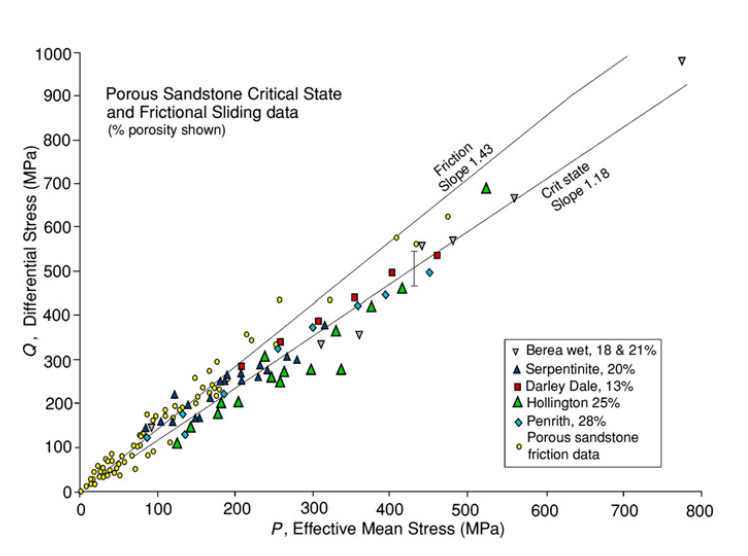
#> input picture figure/fig8.png, 748 x 556 px
$ jupyter execute --allow-errors 03_segmentation.ipynb
#> lines starting #> are read from the running program, lines starting #| are printed output that depends on the picture; after the words box and inside, x2 and y2 are one past the last pixel; in counts of white or black regions, pixels touching at a corner belong together; long printed decimals are rounded
# Segmentation of Figure 8

[cell 1]
import os
import numpy as np
import cv2
import pandas as pd
from skimage import io, color, filters, measure, morphology, segmentation
import matplotlib.pyplot as plt
import pytesseract
from pytesseract import Output
import warnings
warnings.filterwarnings('ignore')

[cell 2]
# Load Figure 8 graph
image = cv2.imread('figure/fig8.png')
#> image is the input picture: shape (556, 748, 3); mean B, G, R 245.1, 245.6, 245.4
image_rgb = cv2.cvtColor(image, cv2.COLOR_BGR2RGB)
grayscale_image = cv2.cvtColor(image, cv2.COLOR_BGR2GRAY)

# Enhance contrast using histogram equalization
clahe = cv2.createCLAHE(clipLimit=2.0, tileGridSize=(16,16))
enhanced_grayscale = clahe.apply(grayscale_image)

# Display original and enhanced images side by side
fig, (ax1, ax2) = plt.subplots(1, 2, figsize=(12, 5))

ax1.imshow(grayscale_image, cmap='gray')
ax1.set_title('Original Grayscale')
ax1.axis('off')

ax2.imshow(enhanced_grayscale, cmap='gray')
ax2.set_title('Enhanced Contrast')
ax2.axis('off')

plt.tight_layout()
plt.show()

# Use the enhanced image for further processing
grayscale_image = enhanced_grayscale

[cell 3]
# Edge detection using Canny method
edges = cv2.Canny(grayscale_image, 100, 200)
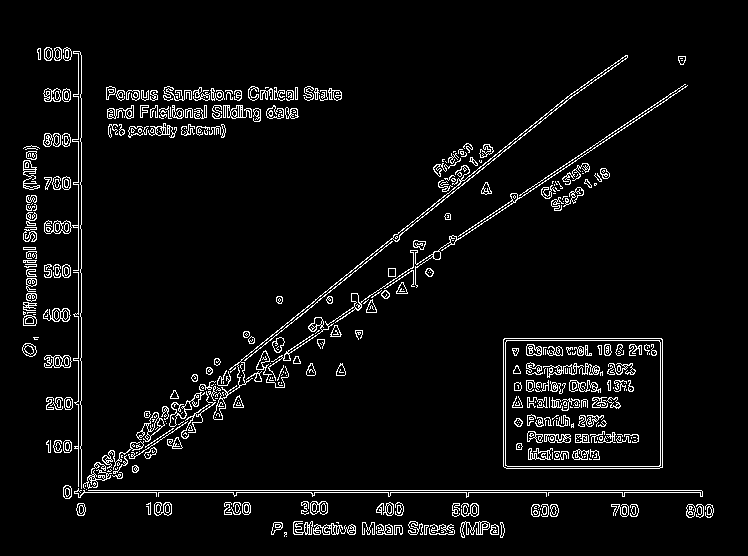
#> edges: shape (556, 748); 5% white in thin lines or dots, all inside (x1, y1, x2, y2) = (22, 47, 714, 538)
plt.imshow(edges, cmap='gray')
plt.title('Canny Edge Detection')
plt.axis('off')
plt.show()

[cell 4]
# Find contours in the image
contours, _ = cv2.findContours(edges, cv2.RETR_EXTERNAL, cv2.CHAIN_APPROX_SIMPLE)
#> contours = 300 contours, 167 with area under 20; largest, box (x1, y1, x2, y2) and area: (503, 338, 663, 469) 20664, (213, 55, 628, 420) 1216, (268, 85, 688, 381) 564, (136, 412, 165, 442) 297, (44, 355, 72, 368) 257
# Draw contours on the original image
contour_image = image.copy()
for contour in contours:
    cv2.drawContours(contour_image, [contour], -1, (0, 255, 0), 2)
#> this loop made 300 passes
#> contour on passes 1, 12, 18: [[286, 536]], [[336, 522], [337, 522], [338, 523], [338, 522]], [[538, 509]]
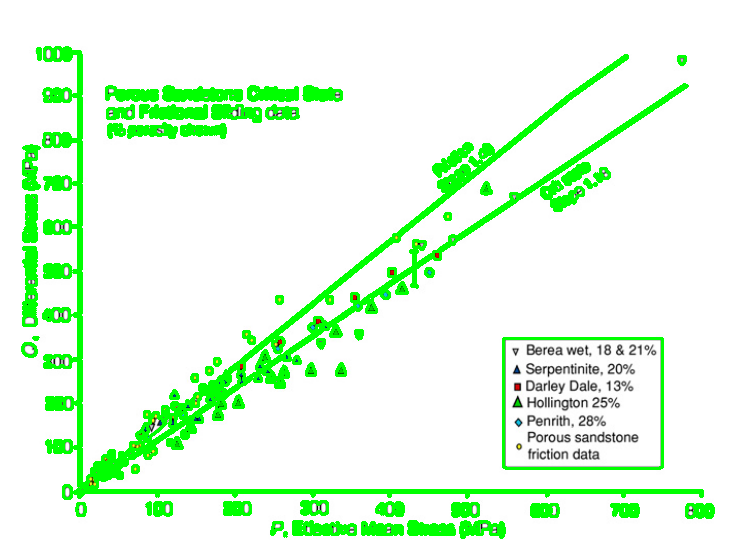
#> contour_image: shape (556, 748, 3); 10.37% of pixels changed, all inside (x1, y1, x2, y2) = (21, 46, 715, 539)
plt.imshow(contour_image)
plt.title('Contours Detected')
plt.axis('off')
plt.show()

[cell 5]
# Calculate areas of all contours
areas = [cv2.contourArea(c) for c in contours]
#> areas = 300 values, max 20663.5 at index 126, min 0 at index 0, mean 108.5
# print the areas of the contours
print(f"Number of contours: {len(areas)}")
#| Number of contours: 300
print(f"Min area: {min(areas) if areas else 0}")
#| Min area: 0.0
print(f"Max area: {max(areas) if areas else 0}")
#| Max area: 20663.5
print(f"Mean area: {np.mean(areas) if areas else 0}")
#| Mean area: 108.547
print(f"Median area: {np.median(areas) if areas else 0}")
#| Median area: 11.5

[cell 6]
# Pair each contour with its area
contour_area_pairs = list(zip(contours, areas))
#> contour_area_pairs = 300 items
# Sort by area, descending
contour_area_pairs.sort(key=lambda x: x[1], reverse=True)

[cell 7]
# Identifying the Plot Area
# Use Canny edge detection
edges = cv2.Canny(grayscale_image, 50, 150)

margin = 15

# Use Hough Line Transform to detect lines
lines = cv2.HoughLinesP(edges, 1, np.pi/180, threshold=100, minLineLength=100, maxLineGap=10)
#> lines = 33 rows, first 6: [63, 492, 702, 492], [63, 490, 701, 490], [78, 495, 571, 96], [78, 515, 78, 51], [393, 280, 685, 84], [84, 491, 578, 158]

# Find the extreme lines (leftmost, rightmost, topmost, bottommost)
x_min, x_max, y_min, y_max = image.shape[1], 0, image.shape[0], 0
for line in lines:
    x1, y1, x2, y2 = line[0]
    x_min = min(x_min, x1, x2)
    x_max = max(x_max, x1, x2)
    y_min = min(y_min, y1, y2)
    y_max = max(y_max, y1, y2)
#> this loop made 33 passes
#> (x1, y1, x2, y2, y_min, y_max) on passes 1 to 8: (63, 492, 702, 492, 492, 492), (63, 490, 701, 490, 490, 492), (78, 495, 571, 96, 96, 495), (78, 515, 78, 51, 51, 515), (393, 280, 685, 84, 51, 515), (84, 491, 578, 158, 51, 515), (159, 426, 571, 93, 51, 515), (81, 515, 81, 55, 51, 515)

# Refine the bounding box
plot_left   = min(x_min + margin + 3, image.shape[1] - 1)
#> plot_left = 81
plot_right  = max(x_max, 0)
#> plot_right = 702
plot_top    = min(y_min, image.shape[0] - 1)
#> plot_top = 51
plot_bottom = max(y_max - margin - 30, 0)
#> plot_bottom = 489

# Ensure coordinates are within image bounds
plot_left   = max(plot_left, 0)
plot_right  = min(plot_right, image.shape[1] - 1)
plot_top    = max(plot_top, 0)
plot_bottom = min(plot_bottom, image.shape[0] - 1)

# Draw the refined plot area
plot_area_img = image.copy()
cv2.rectangle(plot_area_img, (plot_left, plot_top), (plot_right, plot_bottom), (255, 0, 0), 2)
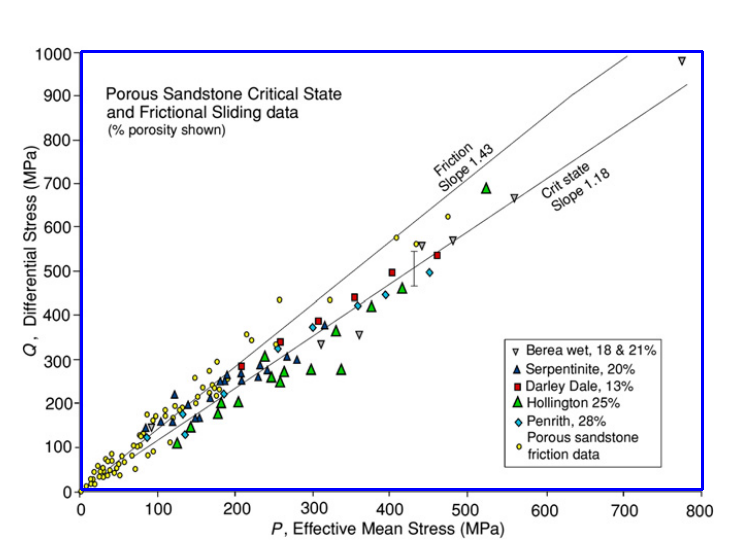
#> plot_area_img: shape (556, 748, 3); 1.53% of pixels changed, all inside (x1, y1, x2, y2) = (80, 50, 704, 491)

plt.figure(figsize=(10, 10))
plt.imshow(cv2.cvtColor(plot_area_img, cv2.COLOR_BGR2RGB))
plt.title('Refined Plot Area (Margin Applied)')
plt.axis('off')
plt.show()

[cell 8]
# Identifying the Legend Area
legend_candidates = []
for cnt in contours:
    x, y, w, h = cv2.boundingRect(cnt)
    area = w * h
    aspect_ratio = w / h if h != 0 else 0
    # Heuristic: legend is in the right 1/3 and lower 1/2 of the image, and is a medium-large box
    if (x > image.shape[1] * 0.6 and y > image.shape[0] * 0.5 and
        area > 1000 and area < 0.2 * image.shape[0] * image.shape[1] and
        0.7 < aspect_ratio < 2.5):
        legend_candidates.append((x, y, w, h))
#> this loop made 300 passes
#> (x, y, w, h, area, aspect_ratio) on passes 3 to 5: (429, 528, 26, 7, 182, 3.71), (424, 525, 5, 10, 50, 0.5), (394, 525, 9, 10, 90, 0.9)
#> after the loop, legend_candidates = [(503, 338, 160, 131)]

# Draw the legend box
legend_img = image.copy()
for (x, y, w, h) in legend_candidates:
    cv2.rectangle(legend_img, (x, y), (x + w, y + h), (0, 0, 255), 2)
#> this loop made 1 pass
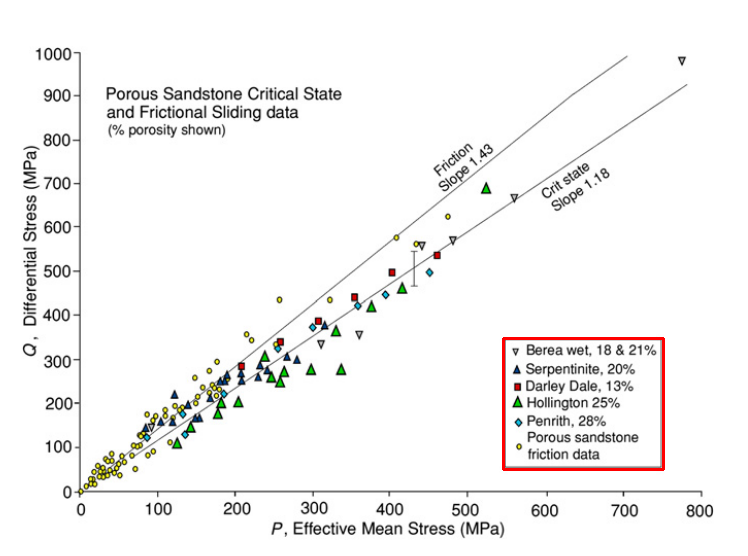
#> legend_img: shape (556, 748, 3); 0.42% of pixels changed, all inside (x1, y1, x2, y2) = (502, 337, 665, 471)

plt.figure(figsize=(10, 10))
plt.imshow(cv2.cvtColor(legend_img, cv2.COLOR_BGR2RGB))
plt.title('Legend Detected')
plt.axis('off')
plt.show()

[cell 9]
# Identifying the Axes Lines
axes_img = image.copy()
for line in lines:
    x1, y1, x2, y2 = line[0]
    # Vertical (y-axis)
    if abs(x1 - x2) < 10 and abs(y1 - y2) > image.shape[0] * 0.7:
        cv2.line(axes_img, (x1, y1), (x2, y2), (255, 0, 255), 2)
    # Horizontal (x-axis)
    if abs(y1 - y2) < 10 and abs(x1 - x2) > image.shape[1] * 0.7:
        cv2.line(axes_img, (x1, y1), (x2, y2), (255, 0, 255), 2)
#> this loop made 33 passes
#> line on passes 16 to 23: [[89, 485, 302, 313]], [[106, 99, 340, 99]], [[426, 214, 581, 89]], [[503, 465, 503, 339]], [[660, 467, 660, 342]], [[349, 534, 503, 534]], [[106, 97, 341, 97]], [[302, 533, 434, 524]]
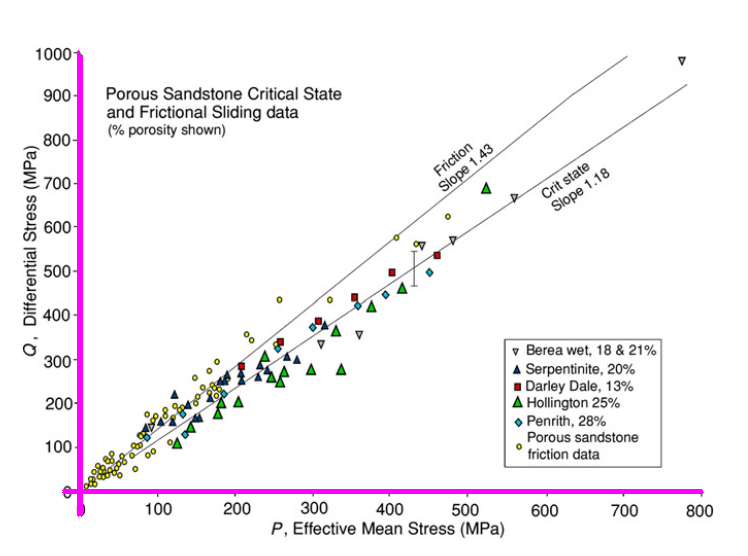
#> axes_img: shape (556, 748, 3); 1.43% of pixels changed, all inside (x1, y1, x2, y2) = (62, 50, 704, 517)

plt.figure(figsize=(10, 10))
plt.imshow(cv2.cvtColor(axes_img, cv2.COLOR_BGR2RGB))
plt.title('Axes Detected')
plt.axis('off')
plt.show()

## Extract Text from Plot Regions
Extract text from title, legend, and axes scales & labels using OCR

## Extract Axes Information
Extract scales and titles from the detected axes regions

[cell 10]
# Extract x-axis scale region with adjusted boundaries
x_scale_region = grayscale_image[plot_bottom+5:plot_bottom+35, plot_left-10:plot_right+20]

# Enhance x-axis scale visibility
x_scale_enhanced = cv2.threshold(
    x_scale_region,
    127, 255,
    cv2.THRESH_BINARY_INV + cv2.THRESH_OTSU
)[1]
#> x_scale_enhanced: shape (30, 651); 8.3% white in thin lines or dots

# Dilate text slightly to separate digits
kernel = np.ones((2,1), np.uint8)
x_scale_enhanced = cv2.erode(x_scale_enhanced, kernel, iterations=1)
#> x_scale_enhanced: shape (30, 651); 6.3% white in thin lines or dots

# Extract y-axis scale region with adjusted boundaries
y_scale_region = grayscale_image[plot_top-10:plot_bottom+15, max(0, plot_left-44):plot_left-7]

# Visualize the extracted and preprocessed regions
fig, (ax1, ax2, ax3) = plt.subplots(1, 3, figsize=(20, 5))
ax1.imshow(x_scale_region, cmap='gray')
ax1.set_title('Original X-axis Region')
ax1.axis('off')

ax2.imshow(x_scale_enhanced, cmap='gray')
ax2.set_title('Enhanced X-axis Region')
ax2.axis('off')

ax3.imshow(y_scale_region, cmap='gray')
ax3.set_title('Y-axis Region')
ax3.axis('off')
plt.show()

[cell 11]
# [44 lines left out: function process_x_axis_text, not called in this run]

# Extract text from scale regions with specific OCR configuration
#> (the rest of this cell did not finish here and is left out)

[cell 12]
# Extract a more precise region for the x-axis title
# The title appears to be centered below the x-axis scale
x_center = (plot_left + plot_right) // 2
x_title_width = int((plot_right - plot_left) * 0.7)  # Take 70% of plot width
x_title_region = grayscale_image[plot_bottom+25:plot_bottom+55,
                                x_center - x_title_width//2:x_center + x_title_width//2]

# For y-axis title, extract a taller, narrower region
# The title appears to be centered to the left of the y-axis scale
y_center = (plot_top + plot_bottom) // 2
y_title_height = int((plot_bottom - plot_top) * 0.7)  # Take 70% of plot height
y_title_region = grayscale_image[y_center - y_title_height//2:y_center + y_title_height//2,
                                max(0, plot_left-80):max(0, plot_left-20)]

# Visualize the extracted regions to verify they capture the titles correctly
fig, (ax1, ax2) = plt.subplots(1, 2, figsize=(15, 5))
ax1.imshow(x_title_region, cmap='gray')
ax1.set_title('X-axis Title Region')
ax1.axis('off')

ax2.imshow(y_title_region, cmap='gray')
ax2.set_title('Y-axis Title Region')
ax2.axis('off')
plt.show()

# Apply simple preprocessing
x_title_enhanced = cv2.threshold(x_title_region, 0, 255, cv2.THRESH_BINARY_INV + cv2.THRESH_OTSU)[1]
#> x_title_enhanced: shape (30, 434); 11.1% white in thin lines or dots, all inside (x1, y1, x2, y2) = (50, 0, 384, 24)
y_title_enhanced = cv2.threshold(y_title_region, 0, 255, cv2.THRESH_BINARY_INV + cv2.THRESH_OTSU)[1]
#> y_title_enhanced: shape (306, 60); 10.3% white in thin lines or dots, all inside (x1, y1, x2, y2) = (22, 16, 60, 293)

# OCR with appropriate configuration
#> (the rest of this cell did not finish here and is left out)

[cell 13]
# X-axis title region is good, just needs minor adjustment
x_title_region = grayscale_image[plot_bottom+25:plot_bottom+55,
                                x_center - x_title_width//2:x_center + x_title_width//2]

# For y-axis, try a different approach - extract a wider region
y_title_region = grayscale_image[y_center - y_title_height//2:y_center + y_title_height//2,
                                max(0, plot_left-100):plot_left]
#> y_title_region: shape (306, 81)

# Apply better preprocessing for y-axis
# 1. Resize to larger dimensions
y_title_large = cv2.resize(y_title_region, None, fx=2.0, fy=2.0, interpolation=cv2.INTER_CUBIC)
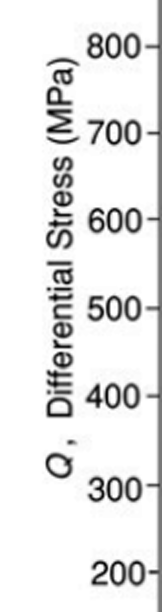
#> y_title_large: shape (612, 162); min 0, max 255, mean 231.3

# 2. Apply adaptive thresholding
y_title_enhanced = cv2.adaptiveThreshold(
    y_title_large, 255,
    cv2.ADAPTIVE_THRESH_GAUSSIAN_C,
    cv2.THRESH_BINARY_INV, 11, 2)
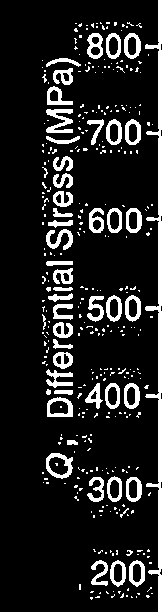
#> y_title_enhanced: shape (612, 162); 13.1% white; 356 white regions (304 under 20 px), largest, box (x1, y1, x2, y2) and area: (145, 0, 162, 612) 2701, (46, 109, 73, 133) 360, (46, 453, 73, 479) 303

# OCR for x-axis (already working well)
#> (the rest of this cell did not finish here and is left out)

[cell 14]
# Convert to grayscale if needed
if len(image.shape) == 3:
    grayscale_image = cv2.cvtColor(image, cv2.COLOR_BGR2GRAY)
else:
    grayscale_image = image

# Focus on the top-left region with appropriate dimensions for this multi-line title
top_left_region = grayscale_image[max(0, plot_top-50):plot_top+150,
                                 plot_left:plot_left+int((plot_right-plot_left)*0.6)]
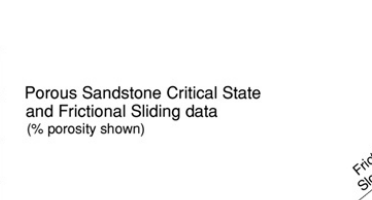
#> top_left_region: shape (200, 372); min 1, max 255, mean 247.3

# Apply inverse thresholding (which worked best)
_, binary_inverse = cv2.threshold(top_left_region, 0, 255, cv2.THRESH_BINARY_INV + cv2.THRESH_OTSU)
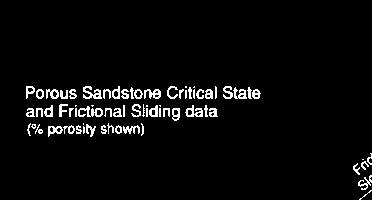
#> binary_inverse: shape (200, 372); 4.1% white in thin lines or dots, all inside (x1, y1, x2, y2) = (26, 86, 372, 200)

# Visualize the region and preprocessing
fig, (ax1, ax2) = plt.subplots(1, 2, figsize=(15, 7))
ax1.imshow(top_left_region, cmap='gray')
ax1.set_title('Original Title Region')
ax1.axis('off')

ax2.imshow(binary_inverse, cmap='gray')
ax2.set_title('Processed Title Region (Inverse Threshold)')
ax2.axis('off')

plt.tight_layout()
plt.show()

# Extract text using OCR with PSM 3 (which worked best for multi-line text)
#> (the rest of this cell did not finish here and is left out)

## Extracting Data Points

[cell 15]
from mpl_toolkits.mplot3d import Axes3D
from matplotlib import cm
from matplotlib import colors

[cell 16]
# RGB 3D color space visualization
r, g, b = cv2.split(image_rgb)
fig = plt.figure()
axis = fig.add_subplot(1, 1, 1, projection="3d")
pixel_colors = image_rgb.reshape((np.shape(image_rgb)[0]*np.shape(image_rgb)[1], 3))
norm = colors.Normalize(vmin=-1.,vmax=1.)
norm.autoscale(pixel_colors)
pixel_colors = norm(pixel_colors).tolist()
axis.scatter(r.flatten(), g.flatten(), b.flatten(), facecolors=pixel_colors, marker=".")
axis.set_xlabel("Red")
axis.set_ylabel("Green")
axis.set_zlabel("Blue")
plt.show()
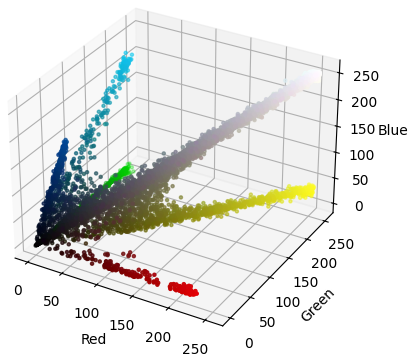
#> figure drawn by matplotlib, 1 panel

[cell 17]
# HSV 3D color space visualization
hsv_image = cv2.cvtColor(image_rgb, cv2.COLOR_RGB2HSV)
#> hsv_image: shape (556, 748, 3); mean H, S, V 2.2, 1.6, 245.8
#> (the rest of the program and of its run is left out)
